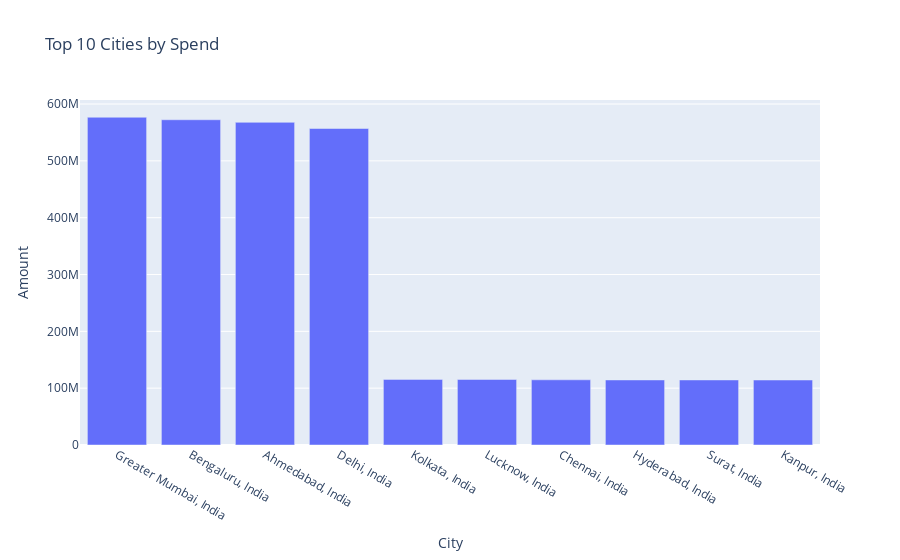

Here is the notebook cell this chart was saved with:
### Code cell
top_cities = (
    df.groupby("City", as_index=False)["Amount"].sum()
      .sort_values("Amount", ascending=False)
      .head(10)
)
top_cities

px.bar(top_cities, x="City", y="Amount", title="Top 10 Cities by Spend")

### Figure 1 — Plotly figure (JSON) as saved in the notebook; plotly's stock layout.template omitted (floating-point values rounded to 4 significant figures)
{"data": [{"hovertemplate": "City=%{x}<br>Amount=%{y}<extra></extra>", "legendgroup": "", "marker": {"color": "#636efa", "pattern": {"shape": ""}}, "name": "", "orientation": "v", "showlegend": false, "textposition": "auto", "type": "bar", "x": ["Greater Mumbai, India", "Bengaluru, India", "Ahmedabad, India", "Delhi, India", "Kolkata, India", "Lucknow, India", "Chennai, India", "Hyderabad, India", "Surat, India", "Kanpur, India"], "xaxis": "x", "y": [576751476, 572326739, 567794310, 556929212, 115466943, 115334476, 114730600, 114493477, 114486151, 114370532], "yaxis": "y"}], "layout": {"barmode": "relative", "legend": {"tracegroupgap": 0}, "title": {"text": "Top 10 Cities by Spend"}, "xaxis": {"anchor": "y", "domain": [0, 1], "title": {"text": "City"}}, "yaxis": {"anchor": "x", "domain": [0, 1], "title": {"text": "Amount"}}}}
